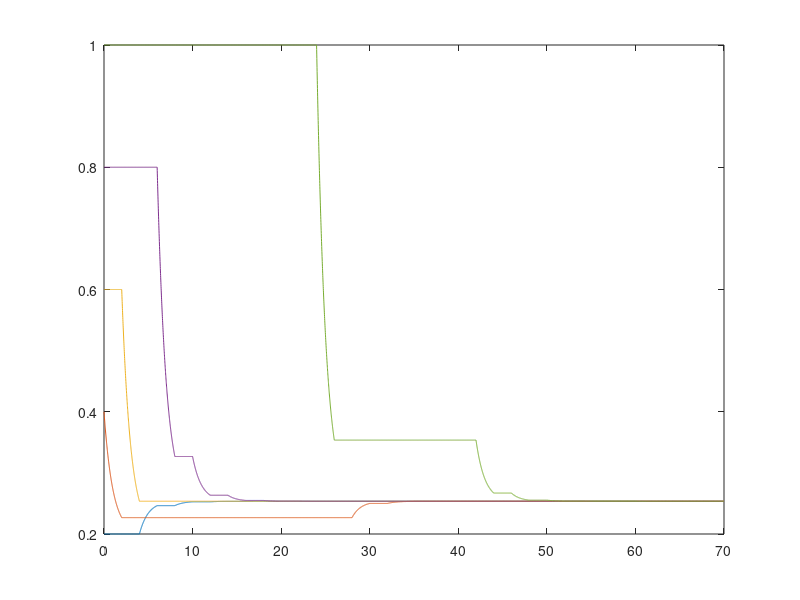

Write MATLAB code to recreate this figure.
clc
clearvars 
close all 

%Laplacianos
L1=[1 0 -1 0 0;
    0 0 0 0 0;
    0 0 0 0 0;
    0 0 0 0 0;
    0 0 0 0 0];

L2=[0 0 0 0 0;
    -1 1 0 0 0;
    0 0 0 0 0;
    0 0 0 0 0;
    0 0 0 0 0];

L3=[0 0 0 0 0;
    0 0 0 0 0;
    -1 0 1 0 0;
    0 0 0 0 0;
    0 0 0 0 0];

L4=[0 0 0 0 0;
    0 0 0 0 0;
    0 0 0 0 0;
    0 0 -1 1 0;
    0 0 0 0 0];

L5=[0 0 0 0 0;
    0 0 0 0 0;
    0 0 0 0 0;
    0 0 0 0 0;
    0 0 0 -1 1];

% 
%Hago el producto Kronecker
m=1; %dimensiones que estoy considerando
Im=eye(m);  
Kron1= kron(L1,Im);
Kron2= kron(L2,Im);
Kron3= kron(L3,Im);
Kron4= kron(L4,Im);
Kron5= kron(L5,Im);
% 
% %% Esta parte es para la simulación del sistema

% %Valores iniciales
xi0=[0.2;0.4;0.6;0.8;1];%Guardo los valores iniciales para referencia
xi=xi0;%Uso estos valores en la aproximación de Euler
% 
%periodo de muestreo
Dt=0.01;
tiempo=70; %segundos
iteraciones=tiempo/Dt;

%Simulo el sistema
for k=1:iteraciones
     % Selección aleatoria de la topología cada dos segundos
    if mod(k, 200) == 1
        rand_index = randi([1, 5]);
    end
    
    % Selección del producto de Kronecker correspondiente
    switch rand_index
        case 1
            Kron = Kron1;
        case 2
            Kron = Kron2;
        case 3
            Kron = Kron3;
        case 4
            Kron = Kron4;
        case 5
            Kron = Kron5;
    end
    %Aproximación de Euler con Gamma_kron
    xi(:,k+1)=xi(:,k)-Dt*(Kron*xi(:,k));    
end


%Vectores de tiempo para gráficar
t=linspace(0,tiempo,iteraciones+1);


figure
plot(t,xi);





